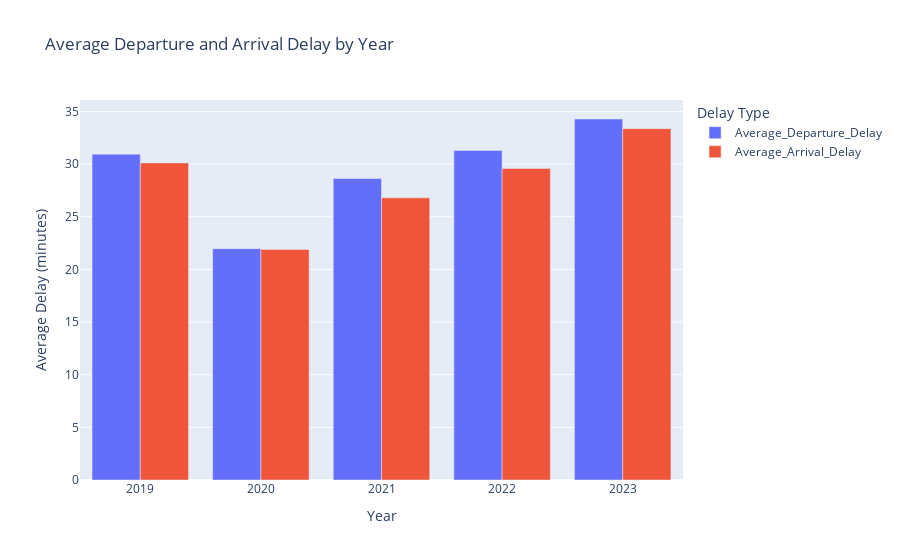

This figure's notebook cell:
### Code cell
# Visualize average departure and arrival delay by year
fig4 = px.bar(
    result4,
    x='Year',
    y=['Average_Departure_Delay', 'Average_Arrival_Delay'],
    title='Average Departure and Arrival Delay by Year',
    labels={'value': 'Average Delay (minutes)', 'variable': 'Delay Type'},
    barmode='group'
)
fig4.show()

### Figure 1 — Plotly figure (JSON) as saved in the notebook; plotly's stock layout.template omitted (floating-point values rounded to 4 significant figures)
{"data": [{"alignmentgroup": "True", "hovertemplate": "Delay Type=Average_Departure_Delay<br>Year=%{x}<br>Average Delay (minutes)=%{y}<extra></extra>", "legendgroup": "Average_Departure_Delay", "marker": {"color": "#636efa", "pattern": {"shape": ""}}, "name": "Average_Departure_Delay", "offsetgroup": "Average_Departure_Delay", "orientation": "v", "showlegend": true, "textposition": "auto", "type": "bar", "x": ["2019", "2020", "2021", "2022", "2023"], "xaxis": "x", "y": [30.94, 21.97, 28.63, 31.29, 34.29], "yaxis": "y"}, {"alignmentgroup": "True", "hovertemplate": "Delay Type=Average_Arrival_Delay<br>Year=%{x}<br>Average Delay (minutes)=%{y}<extra></extra>", "legendgroup": "Average_Arrival_Delay", "marker": {"color": "#EF553B", "pattern": {"shape": ""}}, "name": "Average_Arrival_Delay", "offsetgroup": "Average_Arrival_Delay", "orientation": "v", "showlegend": true, "textposition": "auto", "type": "bar", "x": ["2019", "2020", "2021", "2022", "2023"], "xaxis": "x", "y": [30.11, 21.9, 26.8, 29.59, 33.37], "yaxis": "y"}], "layout": {"barmode": "group", "legend": {"title": {"text": "Delay Type"}, "tracegroupgap": 0}, "title": {"text": "Average Departure and Arrival Delay by Year"}, "xaxis": {"anchor": "y", "domain": [0, 1], "title": {"text": "Year"}}, "yaxis": {"anchor": "x", "domain": [0, 1], "title": {"text": "Average Delay (minutes)"}}}}
